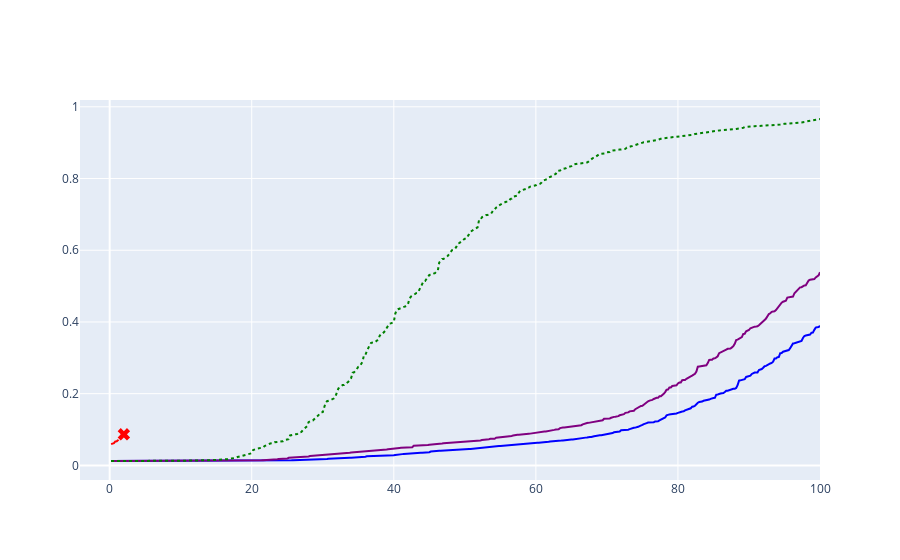

Notebook source saved alongside this figure:
### Code cell
fig = go.Figure()
for trace in cdf(**cdf_args):
    fig.add_trace(trace)
fig

### Figure 1 — Plotly figure (JSON) as saved in the notebook; plotly's stock layout.template omitted (floating-point values rounded to 4 significant figures; data arrays with more than 128 entries replaced by an {"elided": "..."} marker saying what was removed)
{"data": [{"legendgroup": "Cookie Monster", "line": {"dash": "solid"}, "marker": {"color": "blue", "symbol": "circle"}, "mode": "lines", "name": "Cookie Monster", "showlegend": false, "type": "scatter", "x": {"elided": "500 float values"}, "y": {"elided": "500 float values"}}, {"legendgroup": "Cookie Monster w/ bias detection", "line": {"dash": "solid"}, "marker": {"color": "purple", "symbol": "circle"}, "mode": "lines", "name": "Cookie Monster w/ bias detection", "showlegend": false, "type": "scatter", "x": {"elided": "500 float values"}, "y": {"elided": "500 float values"}}, {"legendgroup": "On-device (ARA-like)", "line": {"dash": "dot"}, "marker": {"color": "green", "symbol": "diamond"}, "mode": "lines", "name": "On-device (ARA-like)", "showlegend": false, "type": "scatter", "x": {"elided": "500 float values"}, "y": {"elided": "500 float values"}}, {"legendgroup": "Off-device (IPA-like)", "line": {"dash": "dash"}, "marker": {"color": "red", "symbol": "x"}, "mode": "lines", "name": "Off-device (IPA-like)", "showlegend": false, "type": "scatter", "x": [0.2, 0.4, 0.6, 0.8, 1, 1.2, 1.4, 1.6, 1.8, 2], "y": [0.05928, 0.06093, 0.06191, 0.06676, 0.06705, 0.07076, 0.08483, 0.08626, 0.08626, 0.08675]}, {"legendgroup": "Off-device (IPA-like)", "marker": {"color": "red", "size": 11, "symbol": "x"}, "mode": "markers", "name": "Off-device (IPA-like)", "showlegend": false, "type": "scatter", "x": [2], "y": [0.08675]}], "layout": {}}
